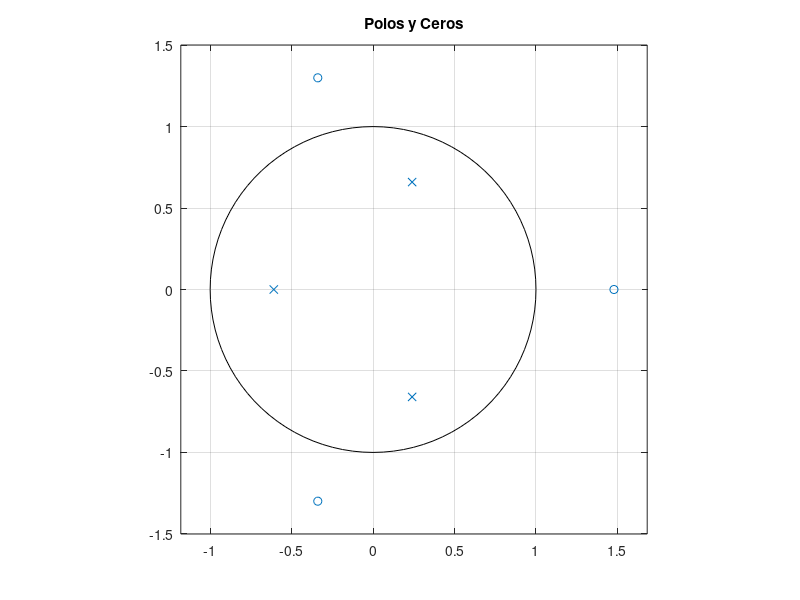

This chart was generated by the following MATLAB code:
%Creamos el vector impulso unidad de longitud 128.

x = ones(1,128);

%Definimos los vectores de coeficientes obtenidos como resultado
% de las operaciones matematicas anteriores.

a = [1 0.13 0.2 0.3];
b = [0.6 -0.48 0.48 -1.6];

%Aplicamos el filtro sobre el vector impulso para obtener las respuestas
% que se generan.

y = filter(b,a,x);

% Representamos dicho impulso con una grafica.

plot(y)
xlabel('Longitud')
ylabel('Coeficientes')
title('\it{Respuesta del impulso}','FontSize',14)
pause;


% Definimos nuestra region de convergencia para la circunferencia
% en donde podremos obtener si nuestro sistema de analisis es
% causal o no, e inestable o no.

zplane(b,a);
title('Polos y Ceros');
